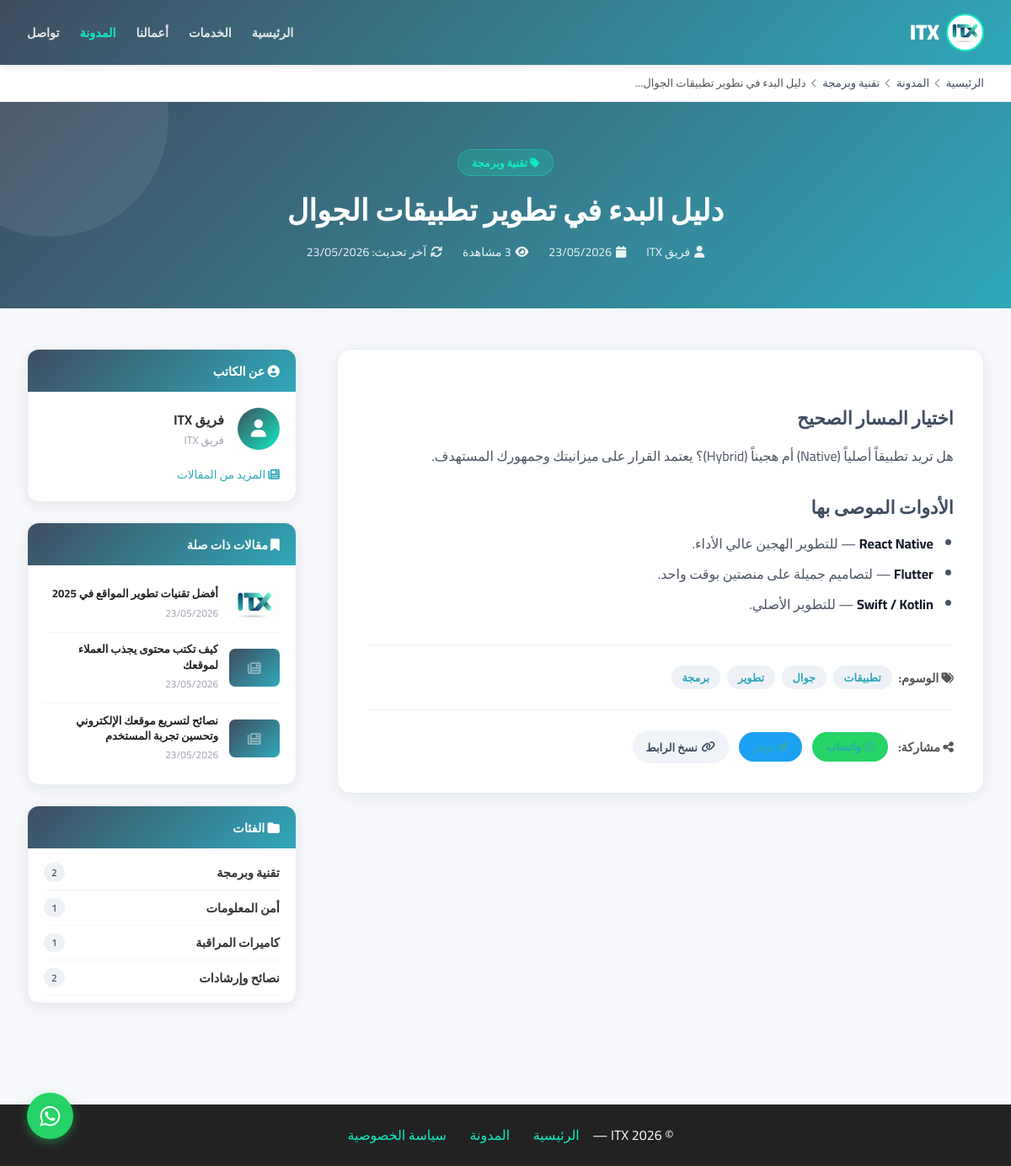
Screenshot of /blog-post.php?slug=mobile-app-development-guide with the database file from the repository.
### tables this page shows
CREATE TABLE IF NOT EXISTS `blog_posts` (
  `id` int NOT NULL AUTO_INCREMENT,
  `category_id` int DEFAULT NULL,
  `title` varchar(300) NOT NULL,
  `slug` varchar(300) NOT NULL,
  `excerpt` text,
  `content` longtext,
  `thumbnail` varchar(600) DEFAULT NULL,
  `author` varchar(150) DEFAULT 'فريق ITX',
  `tags` text,
  `meta_title` varchar(300) DEFAULT NULL,
  `meta_description` text,
  `status` enum('published','draft') DEFAULT 'published',
  `views` int DEFAULT '0',
  `created_at` timestamp NULL DEFAULT CURRENT_TIMESTAMP,
  `updated_at` timestamp NULL DEFAULT CURRENT_TIMESTAMP ON UPDATE CURRENT_TIMESTAMP,
  PRIMARY KEY (`id`),
  UNIQUE KEY `slug` (`slug`),
  KEY `idx_status` (`status`),
  KEY `idx_cat` (`category_id`),
  KEY `idx_created` (`created_at`)
);

CREATE TABLE IF NOT EXISTS `blog_categories` (
  `id` int NOT NULL AUTO_INCREMENT,
  `name` varchar(150) NOT NULL,
  `slug` varchar(150) NOT NULL,
  `sort_order` int DEFAULT '0',
  `status` enum('active','inactive') DEFAULT 'active',
  PRIMARY KEY (`id`),
  UNIQUE KEY `slug` (`slug`)
);

### config/db.php (called while the page is built, shortened)
<?php
function site_media_url(?string $path, string $fallback = ''): string
{
    $value = trim((string)$path);
    return ltrim(str_replace('\\', '/', $value), '/');
}
function getDB(): PDO
{
    static $pdo = null;
    if ($pdo === null) {
        $dsn = sprintf(
            'mysql:host=%s;dbname=%s;charset=%s',
            DB_HOST, DB_NAME, DB_CHARSET
        );
        $pdo = new PDO($dsn, DB_USER, DB_PASS, [
            PDO::ATTR_ERRMODE            => PDO::ERRMODE_EXCEPTION,
            PDO::ATTR_DEFAULT_FETCH_MODE => PDO::FETCH_ASSOC,
            PDO::ATTR_EMULATE_PREPARES   => false,
        ]);
    }
    return $pdo;
}

### blog-post.php (the view, shortened to what this page needs)
<?php
require_once __DIR__ . '/config/db.php';
function e($s): string { return htmlspecialchars((string)($s ?? ''), ENT_QUOTES, 'UTF-8'); }
function sanitize_post_content(string $html): string
{
    $clean = preg_replace('#<(script|style|iframe|object|embed)[^>]*>.*?</\1>#is', '', $html);
    $clean = preg_replace('/\son\w+\s*=\s*"[^"]*"/i', '', $clean);
    $clean = preg_replace("/\son\w+\s*=\s*'[^']*'/i", '', $clean);
    $clean = preg_replace('/\s(href|src)\s*=\s*"\s*javascript:[^"]*"/i', ' $1="#"', $clean);
    $clean = preg_replace("/\s(href|src)\s*=\s*'\s*javascript:[^']*'/i", " $1='#'", $clean);
    return $clean ?? '';
}
$settings = [];
try {
    $rows     = getDB()->query("SELECT setting_key, setting_value FROM site_settings")->fetchAll();
    $settings = array_column($rows, 'setting_value', 'setting_key');
} catch (\Exception $ex) {}
$gs = fn($k, $d = '') => $settings[$k] ?? $d;
$site_name    = $gs('site_name', 'ITX');
$logo_path    = $gs('site_logo', 'logo.jpeg');
$logo_url     = site_media_url($logo_path, 'logo.jpeg');
$wa_number    = $gs('whatsapp_number', '966501234567');
$wa_msg       = $gs('whatsapp_msg', 'مرحباً، أود التواصل معكم');
$slug = trim($_GET['slug'] ?? '');
$post = null;
if ($slug) {
    try {
        $stmt = getDB()->prepare(
            "SELECT p.*, c.name AS cat_name, c.slug AS cat_slug
             FROM blog_posts p
             LEFT JOIN blog_categories c ON c.id=p.category_id
             WHERE p.slug=? AND p.status='published'"
        );
        $stmt->execute([$slug]);
        $post = $stmt->fetch() ?: null;
    } catch (\Exception $ex) {}
}
$related = [];
try {
    $stmt = getDB()->prepare(
        "SELECT id,title,slug,thumbnail,excerpt,created_at,cat_name
         FROM (
             SELECT p.id,p.title,p.slug,p.thumbnail,p.excerpt,p.created_at,c.name AS cat_name
             FROM blog_posts p
             LEFT JOIN blog_categories c ON c.id=p.category_id
             WHERE p.status='published' AND p.id!=? AND p.category_id=?
             ORDER BY p.created_at DESC LIMIT 3
         ) t"
    );
    $stmt->execute([$post['id'], $post['category_id'] ?: 0]);
    $related = $stmt->fetchAll();
    if (count($related) < 3) {
        $stmt2 = getDB()->prepare(
            "SELECT p.id,p.title,p.slug,p.thumbnail,p.excerpt,p.created_at,c.name AS cat_name
             FROM blog_posts p
             LEFT JOIN blog_categories c ON c.id=p.category_id
             WHERE p.status='published' AND p.id!=? AND p.id NOT IN (" .
             (count($related) ? implode(',', array_column($related, 'id')) : '0') . ")
             ORDER BY p.created_at DESC LIMIT " . (3 - count($related))
        );
        $stmt2->execute([$post['id']]);
        $related = array_merge($related, $stmt2->fetchAll());
    }
} catch (\Exception $ex) {}
$tags_arr   = array_filter(array_map('trim', explode(',', $post['tags'] ?? '')));
$post_html  = sanitize_post_content((string)($post['content'] ?? ''));
?>
<!DOCTYPE html>
<html lang="ar" dir="rtl">
<head>
    <link href="https://cdnjs.cloudflare.com/ajax/libs/font-awesome/6.4.0/css/all.min.css" rel="stylesheet">
</head>
<body>
<header>
    <nav>
        <a href="index.php" class="logo">
            <img src="<?= e($logo_url) ?>" alt="<?= e($site_name) ?>" loading="eager" decoding="async" fetchpriority="high">
            <?= e($site_name) ?>
        </a>
        <ul class="nav-right" id="mobileNav">
            <li><a href="index.php#home">الرئيسية</a></li>
            <li><a href="index.php#services">الخدمات</a></li>
            <li><a href="index.php#our-works">أعمالنا</a></li>
            <li><a href="blog.php" style="color:#0FECC1">المدونة</a></li>
            <li><a href="index.php#contact">تواصل</a></li>
        </ul>
    </nav>
</header>
<div class="breadcrumb">
    <div class="breadcrumb-inner">
        <a href="index.php">الرئيسية</a>
        <i class="fas fa-chevron-left" style="font-size:.7rem"></i>
        <a href="blog.php">المدونة</a>
        <?php if ($post['cat_name']): ?>
        <i class="fas fa-chevron-left" style="font-size:.7rem"></i>
        <a href="blog.php?cat=<?= urlencode($post['cat_slug'] ?? '') ?>"><?= e($post['cat_name']) ?></a>
        <?php endif; ?>
        <i class="fas fa-chevron-left" style="font-size:.7rem"></i>
        <span style="color:#555"><?= e(mb_substr($post['title'], 0, 40)) ?>…</span>
    </div>
</div>
<div class="post-hero">
    <?php if ($post['cat_name']): ?>
    <a href="blog.php?cat=<?= urlencode($post['cat_slug'] ?? '') ?>" class="cat-link">
        <i class="fas fa-tag"></i> <?= e($post['cat_name']) ?>
    </a>
    <?php endif; ?>
    <h1><?= e($post['title']) ?></h1>
    <div class="post-meta-bar">
        <span><i class="fas fa-user"></i> <?= e($post['author']) ?></span>
        <span><i class="fas fa-calendar"></i> <?= date('d/m/Y', strtotime($post['created_at'])) ?></span>
        <span><i class="fas fa-eye"></i> <?= number_format((int)$post['views']) ?> مشاهدة</span>
        <?php if ($post['updated_at'] !== $post['created_at']): ?>
        <span><i class="fas fa-sync"></i> آخر تحديث: <?= date('d/m/Y', strtotime($post['updated_at'])) ?></span>
        <?php endif; ?>
    </div>
</div>
<div class="post-layout">
    <div>
        <div class="post-content">
            <?= $post_html ?>
            <?php if ($tags_arr): ?>
            <div class="post-tags">
                <strong><i class="fas fa-tags"></i> الوسوم:</strong>
                <?php foreach ($tags_arr as $tag): ?>
                    <a href="blog.php?tag=<?= urlencode($tag) ?>" class="tag-link"><?= e($tag) ?></a>
                <?php endforeach; ?>
            </div>
            <?php endif; ?>
            <div class="post-share">
                <strong><i class="fas fa-share-alt"></i> مشاركة:</strong>
                <?php
                $scheme = ((!empty($_SERVER['HTTPS']) && $_SERVER['HTTPS'] !== 'off') ? 'https' : 'http');
                $pageUrl = $scheme . '://' . ($_SERVER['HTTP_HOST'] ?? 'localhost') . ($_SERVER['REQUEST_URI'] ?? '');
                $shareTitle = urlencode($post['title']);
                $shareUrl   = urlencode($pageUrl);
                ?>
                <a href="https://wa.me/?text=<?= $shareTitle ?>%20<?= $shareUrl ?>" class="share-btn share-wa" target="_blank" rel="noopener">
                    <i class="fab fa-whatsapp"></i> واتساب
                </a>
                <a href="https://twitter.com/intent/tweet?text=<?= $shareTitle ?>&url=<?= $shareUrl ?>" class="share-btn share-tw" target="_blank" rel="noopener">
                    <i class="fab fa-twitter"></i> تويتر
                </a>
                <button class="share-btn share-cp" onclick="copyLink()">
                    <i class="fas fa-link" id="copyIcon"></i> نسخ الرابط
                </button>
            </div>
        </div>
    </div>
    <aside class="post-sidebar">
        <div class="sidebar-card">
            <div class="sidebar-card-head"><i class="fas fa-user-circle"></i> عن الكاتب</div>
            <div class="sidebar-card-body">
                <div class="author-box">
                    <div class="author-icon"><i class="fas fa-user"></i></div>
                    <div>
                        <div class="author-name"><?= e($post['author']) ?></div>
                        <div class="author-role">فريق <?= e($site_name) ?></div>
                    </div>
                </div>
                <a href="blog.php" style="color:#2FA8B9;font-size:.85rem;text-decoration:none"><i class="fas fa-newspaper"></i> المزيد من المقالات</a>
            </div>
        </div>
        <?php if ($related): ?>
        <div class="sidebar-card">
            <div class="sidebar-card-head"><i class="fas fa-bookmark"></i> مقالات ذات صلة</div>
            <div class="sidebar-card-body" style="padding:.8rem 1.2rem">
                <?php foreach ($related as $rel): ?>
                <a href="blog-post.php?slug=<?= urlencode($rel['slug']) ?>" class="related-item">
                    <?php if ($rel['thumbnail']): ?>
                    <img src="<?= e(site_media_url($rel['thumbnail'])) ?>" class="related-img" alt="" loading="lazy" decoding="async">
                    <?php else: ?>
                    <div class="related-img" style="background:linear-gradient(135deg,#3F4D60,#2FA8B9);display:flex;align-items:center;justify-content:center;color:rgba(255,255,255,.4)">
                        <i class="fas fa-newspaper"></i>
                    </div>
                    <?php endif; ?>
                    <div>
                        <h4><?= e($rel['title']) ?></h4>
                        <small><?= date('d/m/Y', strtotime($rel['created_at'])) ?></small>
                    </div>
                </a>
                <?php endforeach; ?>
            </div>
        </div>
        <?php endif; ?>
        <?php
        $sidebarCats = [];
        try {
            $sidebarCats = getDB()->query(
                "SELECT c.*, COUNT(p.id) AS post_count
                 FROM blog_categories c
                 LEFT JOIN blog_posts p ON p.category_id=c.id AND p.status='published'
                 WHERE c.status='active'
                 GROUP BY c.id ORDER BY c.sort_order"
            )->fetchAll();
        } catch (\Exception $ex) {}
        if ($sidebarCats): ?>
        <div class="sidebar-card">
            <div class="sidebar-card-head"><i class="fas fa-folder"></i> الفئات</div>
            <div class="sidebar-card-body" style="padding:.5rem 1.2rem">
                <?php foreach ($sidebarCats as $sc): ?>
                <a href="blog.php?cat=<?= urlencode($sc['slug']) ?>" style="display:flex;justify-content:space-between;align-items:center;padding:.55rem 0;border-bottom:1px solid #f5f5f5;text-decoration:none;color:#333;font-size:.9rem;font-weight:600;transition:color .2s" onmouseover="this.style.color='#2FA8B9'" onmouseout="this.style.color='#333'">
                    <span><?= e($sc['name']) ?></span>
                    <span style="background:#eef2f6;color:#3F4D60;padding:.1rem .55rem;border-radius:50px;font-size:.75rem"><?= $sc['post_count'] ?></span>
                </a>
                <?php endforeach; ?>
            </div>
        </div>
        <?php endif; ?>
    </aside>
</div>
<footer>
    <p>
        &copy; <?= date('Y') ?> <?= e($site_name) ?> &mdash;
        <a href="index.php">الرئيسية</a>
        <a href="blog.php">المدونة</a>
        <a href="page.php?slug=privacy">سياسة الخصوصية</a>
    </p>
</footer>
<a href="https://wa.me/<?= e($wa_number) ?>?text=<?= rawurlencode($wa_msg) ?>" class="btn-wa" target="_blank" rel="noopener" title="واتساب">
    <i class="fab fa-whatsapp"></i>
</a>
</body>
</html>

### rows the page displays
blog_posts: blog_categories.name "تقنية وبرمجة", title "دليل البدء في تطوير تطبيقات الجوال", author "فريق ITX", created_at "23/05/2026", updated_at "23/05/2026", content "اختيار المسار الصحيح هل تريد تطبيقاً أصلياً (Native) أم هجيناً (Hybrid)؟ يعتمد القرار على ميزانيتك وجمهورك المستهدف. الأدوات الموصى بها React Native — للتطوير الهجين عالي الأداء. Flutter — لتصاميم جميلة على منصتين بوقت واحد. Swift / Kotlin — للتطوير الأصلي.", tags "تطبيقات", tags "جوال", tags "تطوير", tags "برمجة"
blog_posts: thumbnail (picture), title "أفضل تقنيات تطوير المواقع في 2025", created_at "23/05/2026"
blog_posts: title "كيف تكتب محتوى يجذب العملاء لموقعك", created_at "23/05/2026"
blog_posts: title "نصائح لتسريع موقعك الإلكتروني وتحسين تجربة المستخدم", created_at "23/05/2026"
blog_categories: name "تقنية وبرمجة", post_count "2"
blog_categories: name "أمن المعلومات", post_count "1"
blog_categories: name "كاميرات المراقبة", post_count "1"
blog_categories: name "نصائح وإرشادات", post_count "2"

### other values shown
$site_name "ITX"
